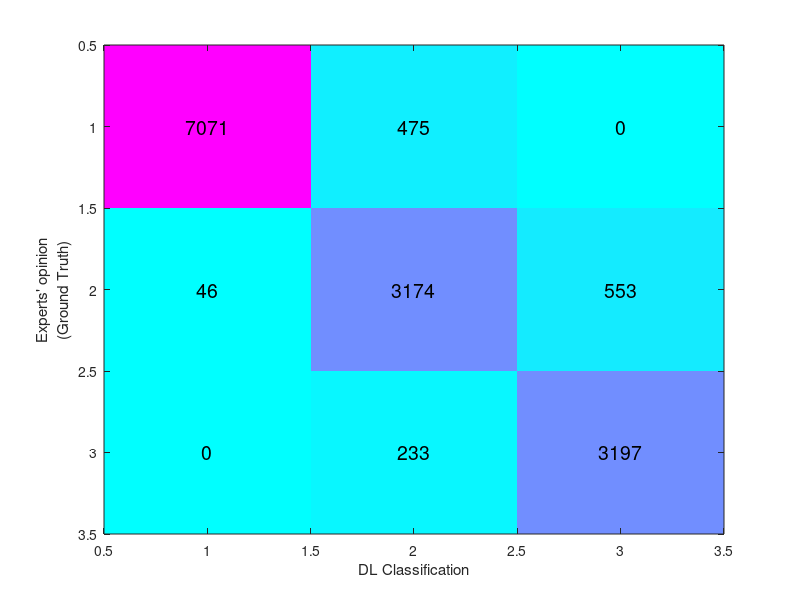

The MATLAB script that drew this image: (Note: this script raises an error after producing the figure.)
% Example confusion matrix data
% Original
% confMatrix = [6128, 329, 60; 683, 1692, 1055; 165, 1259, 1663];
% ROI
% confMatrix = [6503, 14, 0; 1130, 839, 1461; 0, 255, 2832];
% Segmentation
% confMatrix = [6517, 0, 0; 46, 2996, 388; 0, 233, 2854];
% not pass segmentation 14
% confMatrix = [837, 1870, 37; 144, 471, 414; 0, 357, 672];
% not pass segmentation 5
% confMatrix = [554, 475, 0; 0, 178, 165; 0, 0, 343];
% combine of segmentation with not pass segmentation 5
confMatrix = [7071, 475, 0; 46, 3174, 553; 0, 233, 3197];

% Plot the confusion matrix
imagesc(confMatrix);

colormap(cool);  % You can replace 'jet' with any other built-in colormap

% Add titles and labels
% title('Custom Confusion Matrix');
xlabel('DL Classification');
ylabel({'Experts'' opinion', '(Ground Truth)'});

% Convert values to strings and remove extra whitespace
textStrings = num2str(confMatrix(:), '%d');
textStrings = strtrim(cellstr(textStrings));

% Create grid coordinates for the text annotations
[x, y] = meshgrid(1:size(confMatrix, 2), 1:size(confMatrix, 1));

% Display the text annotations with larger font size
hStrings = text(x(:), y(:), textStrings(:), 'HorizontalAlignment', 'center');
set(hStrings, 'FontSize', 14);  % Adjust font size as needed

% Customize text appearance (example: change text color based on value)
midValue = mean(get(gca, 'CLim'));
textColors = repmat(confMatrix(:) > midValue, 1, 3);
set(hStrings, {'Color'}, num2cell(textColors, 2));

% Set axis tick labels
set(gca, 'XTick', 1:3, 'XTickLabel', {'Normal', 'Moderate', 'Severe'});
set(gca, 'YTick', 1:3, 'YTickLabel', {'Normal', 'Moderate', 'Severe'});


% Adjust axis label font size (example)
set(gca, 'FontSize', 10);  % Adjust axis label font size separately

% Ensure horizontal alignment of axis tick labels
set(gca, 'XTickLabelRotation', 0);  % Set rotation angle to 0 degrees for horizontal alignment
set(gca, 'YTickLabelRotation', 90);  % Set rotation angle to 0 degrees for horizontal alignment

% Adjust square size
axis image;  % Make the axes have equal aspect ratio